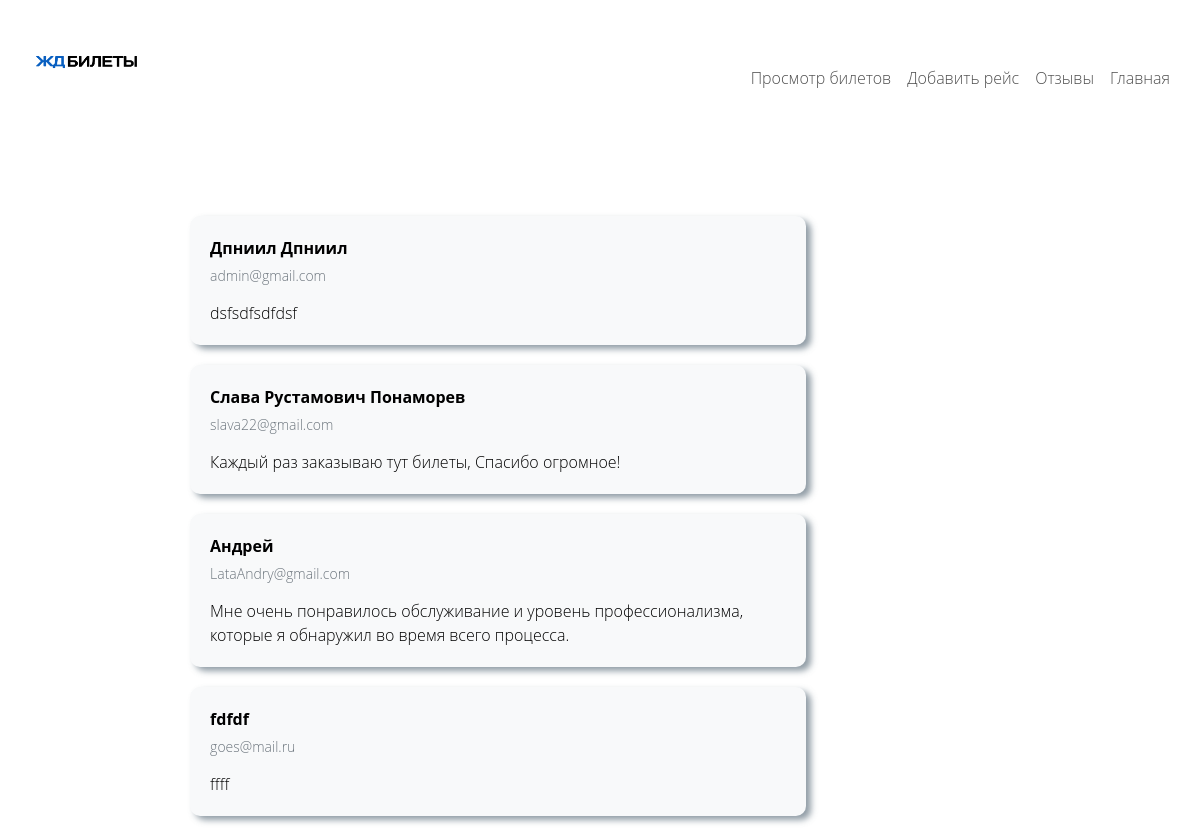
Screenshot of /ots.php with the database file from the repository.
### tables this page shows
CREATE TABLE `reviews` (
  `id` int NOT NULL,
  `name` varchar(255) NOT NULL,
  `email` varchar(255) NOT NULL,
  `message` text NOT NULL,
  `created_at` timestamp NULL DEFAULT CURRENT_TIMESTAMP
);

### ots.php (the view, shortened to what this page needs)
<!DOCTYPE html>
<html lang="en">
<head>
    <link href="bootstrap-5.0.2-dist/css/bootstrap.min.css" rel="stylesheet">
    <link rel="stylesheet" href="styleS.css">
</head>
<body>
    <?php require_once('nav_admin.php'); ?>
    <br>
<br>
<br>
<br>
<br>
<br>
<br>
    <div class="container mt-5">
        <div class="row justify-content-center">
            <div class="col-md-8">
                <?php
                require_once('connect.php');
                $sql = "SELECT name, email, message FROM reviews";
                $result = $connect->query($sql);
                if ($result->num_rows > 0) {
                    while ($row = $result->fetch_assoc()) {
                        $name = $row['name'];
                        $email = $row['email'];
                        $message = $row['message'];
                        echo '<div class="review">';
                        echo '<div class="name">' . $name . '</div>';
                        echo '<div class="email">' . $email . '</div>';
                        echo '<div class="message">' . $message . '</div>';
                        echo '</div>';
                    }
                } else {
                    echo '<p class="text-center">Отзывы не найдены.</p>';
                }
                ?>
            </div>
        </div>
    </div>
</body>
</html>

### styleS.css (style rules this page uses)
* { box-sizing: border-box; }
body { padding: 50px; background-color: #fff; font-family: 'Open Sans', sans-serif; font-size: 1rem; line-height: 1.5; color: #000; font-weight: 100; -webkit-font-smoothing: antialiased; -webkit-text-size-adjust: 100%; }
body, html { margin: 0; padding: 0; font-family: 'Open Sans', sans-serif; }
.container { padding: 0 15px; max-width: 1200px; margin: 0 auto; display: flex; justify-content: space-between; align-items: center; }
@media (min-width: 0) { .container { max-width: 100%; margin-left: auto; margin-right: auto; } }
@media (min-width: 0) { .container:after { content: " "; display: block; clear: both; } }
@media (min-width: 576px) { .container { max-width: 540px; margin-left: auto; margin-right: auto; } }
@media (min-width: 576px) { .container:after { content: " "; display: block; clear: both; } }
@media (min-width: 768px) { .container { max-width: 720px; margin-left: auto; margin-right: auto; } }
@media (min-width: 768px) { .container:after { content: " "; display: block; clear: both; } }
@media (min-width: 992px) { .container { max-width: 960px; margin-left: auto; margin-right: auto; } }
@media (min-width: 992px) { .container:after { content: " "; display: block; clear: both; } }
@media (min-width: 1200px) { .container { max-width: 1170px; margin-left: auto; margin-right: auto; } }
@media (min-width: 1200px) { .container:after { content: " "; display: block; clear: both; } }

### ots.php (style rules this page uses)
.review { background-color: #f8f9fa; border-radius: 10px; padding: 20px; margin-bottom: 20px; box-shadow: 5px 4px 6px rgb(93 111 124 / 68%); }
.review .name { font-weight: bold; margin-bottom: 5px; }
.review .email { color: #6c757d; font-size: 14px; }
.review .message { margin-top: 15px; }

### rows the page displays
reviews: name "Дпниил Дпниил", email "admin@gmail.com", message "dsfsdfsdfdsf"
reviews: name "Слава Рустамович Понаморев", email "slava22@gmail.com", message "Каждый раз заказываю тут билеты, Спасибо огромное!"
reviews: name "Андрей", email "LataAndry@gmail.com", message "Мне очень понравилось обслуживание и уровень профессионализма, которые я обнаружил во время всего процесса."
reviews: name "fdfdf", email "goes@mail.ru", message "ffff"
